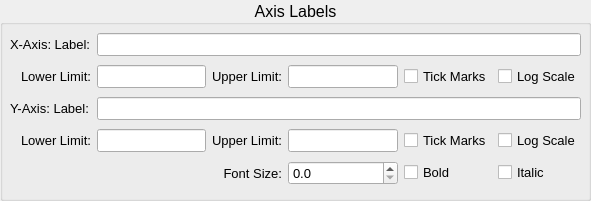
   <widget class="QGroupBox" name="groupBox_12">
    <property name="geometry">
     <rect>
      <x>10</x>
      <y>410</y>
      <width>591</width>
      <height>201</height>
     </rect>
    </property>
    <property name="font">
     <font>
      <family>Arial</family>
      <pointsize>12</pointsize>
      <weight>50</weight>
      <bold>false</bold>
     </font>
    </property>
    <property name="title">
     <string>Axis Labels</string>
    </property>
    <property name="alignment">
     <set>Qt::AlignCenter</set>
    </property>
    <widget class="QWidget" name="gridLayoutWidget_7">
     <property name="geometry">
      <rect>
       <x>10</x>
       <y>30</y>
       <width>571</width>
       <height>161</height>
      </rect>
     </property>
     <layout class="QGridLayout" name="gridLayout_8" columnstretch="2,0,0,0,0,0">
      <item row="4" column="4">
       <widget class="QCheckBox" name="chbAxFontBold">
        <property name="font">
         <font>
          <family>Arial</family>
          <pointsize>10</pointsize>
          <weight>50</weight>
          <bold>false</bold>
         </font>
        </property>
        <property name="text">
         <string>Bold</string>
        </property>
       </widget>
      </item>
      <item row="2" column="0">
       <widget class="QLabel" name="label_34">
        <property name="font">
         <font>
          <family>Arial</family>
          <pointsize>10</pointsize>
          <weight>50</weight>
          <bold>false</bold>
         </font>
        </property>
        <property name="text">
         <string>Y-Axis: Label:</string>
        </property>
       </widget>
      </item>
      <item row="1" column="0">
       <widget class="QLabel" name="label_32">
        <property name="font">
         <font>
          <family>Arial</family>
          <pointsize>10</pointsize>
          <weight>50</weight>
          <bold>false</bold>
         </font>
        </property>
        <property name="text">
         <string>Lower Limit:</string>
        </property>
        <property name="alignment">
         <set>Qt::AlignRight|Qt::AlignTrailing|Qt::AlignVCenter</set>
        </property>
       </widget>
      </item>
      <item row="3" column="4">
       <widget class="QCheckBox" name="chbYTick">
        <property name="font">
         <font>
          <family>Arial</family>
          <pointsize>10</pointsize>
          <weight>50</weight>
          <bold>false</bold>
         </font>
        </property>
        <property name="text">
         <string>Tick Marks</string>
        </property>
       </widget>
      </item>
      <item row="3" column="3">
       <widget class="QLineEdit" name="eYAxisHigh">
        <property name="sizePolicy">
         <sizepolicy hsizetype="Expanding" vsizetype="Minimum">
          <horstretch>0</horstretch>
          <verstretch>0</verstretch>
         </sizepolicy>
        </property>
        <property name="font">
         <font>
          <family>Arial</family>
          <pointsize>10</pointsize>
          <weight>50</weight>
          <bold>false</bold>
         </font>
        </property>
        <property name="maxLength">
         <number>20</number>
        </property>
       </widget>
      </item>
      <item row="4" column="3">
       <widget class="QDoubleSpinBox" name="sbAxFontSize">
        <property name="font">
         <font>
          <family>Arial</family>
          <pointsize>10</pointsize>
          <weight>50</weight>
          <bold>false</bold>
         </font>
        </property>
        <property name="locale">
         <locale language="English" country="UnitedStates"/>
        </property>
        <property name="decimals">
         <number>1</number>
        </property>
        <property name="singleStep">
         <double>0.100000000000000</double>
        </property>
       </widget>
      </item>
      <item row="1" column="1">
       <widget class="QLineEdit" name="eXAxisLow">
        <property name="sizePolicy">
         <sizepolicy hsizetype="Expanding" vsizetype="Minimum">
          <horstretch>0</horstretch>
          <verstretch>0</verstretch>
         </sizepolicy>
        </property>
        <property name="font">
         <font>
          <family>Arial</family>
          <pointsize>10</pointsize>
          <weight>50</weight>
          <bold>false</bold>
         </font>
        </property>
        <property name="maxLength">
         <number>20</number>
        </property>
       </widget>
      </item>
      <item row="1" column="4">
       <widget class="QCheckBox" name="chbXTick">
        <property name="font">
         <font>
          <family>Arial</family>
          <pointsize>10</pointsize>
          <weight>50</weight>
          <bold>false</bold>
         </font>
        </property>
        <property name="text">
         <string>Tick Marks</string>
        </property>
       </widget>
      </item>
      <item row="2" column="1" colspan="5">
       <widget class="QLineEdit" name="eYAxLab">
        <property name="font">
         <font>
          <family>Arial</family>
          <pointsize>10</pointsize>
          <weight>50</weight>
          <bold>false</bold>
         </font>
        </property>
       </widget>
      </item>
      <item row="4" column="5">
       <widget class="QCheckBox" name="chbAxFontItal">
        <property name="font">
         <font>
          <family>Arial</family>
          <pointsize>10</pointsize>
          <weight>50</weight>
          <bold>false</bold>
         </font>
        </property>
        <property name="text">
         <string>Italic</string>
        </property>
       </widget>
      </item>
      <item row="3" column="1">
       <widget class="QLineEdit" name="eYAxisLow">
        <property name="sizePolicy">
         <sizepolicy hsizetype="Expanding" vsizetype="Minimum">
          <horstretch>0</horstretch>
          <verstretch>0</verstretch>
         </sizepolicy>
        </property>
        <property name="font">
         <font>
          <family>Arial</family>
          <pointsize>10</pointsize>
          <weight>50</weight>
          <bold>false</bold>
         </font>
        </property>
        <property name="maxLength">
         <number>20</number>
        </property>
       </widget>
      </item>
      <item row="3" column="0">
       <widget class="QLabel" name="label_35">
        <property name="font">
         <font>
          <family>Arial</family>
          <pointsize>10</pointsize>
          <weight>50</weight>
          <bold>false</bold>
         </font>
        </property>
        <property name="text">
         <string>Lower Limit:</string>
        </property>
        <property name="alignment">
         <set>Qt::AlignRight|Qt::AlignTrailing|Qt::AlignVCenter</set>
        </property>
       </widget>
      </item>
      <item row="1" column="2">
       <widget class="QLabel" name="label_33">
        <property name="font">
         <font>
          <family>Arial</family>
          <pointsize>10</pointsize>
          <weight>50</weight>
          <bold>false</bold>
         </font>
        </property>
        <property name="text">
         <string>Upper Limit:</string>
        </property>
        <property name="alignment">
         <set>Qt::AlignRight|Qt::AlignTrailing|Qt::AlignVCenter</set>
        </property>
       </widget>
      </item>
      <item row="1" column="5">
       <widget class="QCheckBox" name="chbXScale">
        <property name="font">
         <font>
          <family>Arial</family>
          <pointsize>10</pointsize>
          <weight>50</weight>
          <bold>false</bold>
         </font>
        </property>
        <property name="text">
         <string>Log Scale</string>
        </property>
       </widget>
      </item>
      <item row="0" column="0">
       <widget class="QLabel" name="label_31">
        <property name="font">
         <font>
          <family>Arial</family>
          <pointsize>10</pointsize>
          <weight>50</weight>
          <bold>false</bold>
         </font>
        </property>
        <property name="text">
         <string>X-Axis: Label:</string>
        </property>
       </widget>
      </item>
      <item row="1" column="3">
       <widget class="QLineEdit" name="eXAxisHigh">
        <property name="sizePolicy">
         <sizepolicy hsizetype="Expanding" vsizetype="Minimum">
          <horstretch>0</horstretch>
          <verstretch>0</verstretch>
         </sizepolicy>
        </property>
        <property name="font">
         <font>
          <family>Arial</family>
          <pointsize>10</pointsize>
          <weight>50</weight>
          <bold>false</bold>
         </font>
        </property>
        <property name="maxLength">
         <number>20</number>
        </property>
       </widget>
      </item>
      <item row="3" column="2">
       <widget class="QLabel" name="label_36">
        <property name="font">
         <font>
          <family>Arial</family>
          <pointsize>10</pointsize>
          <weight>50</weight>
          <bold>false</bold>
         </font>
        </property>
        <property name="text">
         <string>Upper Limit:</string>
        </property>
        <property name="alignment">
         <set>Qt::AlignRight|Qt::AlignTrailing|Qt::AlignVCenter</set>
        </property>
       </widget>
      </item>
      <item row="0" column="1" colspan="5">
       <widget class="QLineEdit" name="eXAxLab">
        <property name="font">
         <font>
          <family>Arial</family>
          <pointsize>10</pointsize>
          <weight>50</weight>
          <bold>false</bold>
         </font>
        </property>
       </widget>
      </item>
      <item row="4" column="2">
       <widget class="QLabel" name="label_37">
        <property name="font">
         <font>
          <family>Arial</family>
          <pointsize>10</pointsize>
          <weight>50</weight>
          <bold>false</bold>
         </font>
        </property>
        <property name="text">
         <string>Font Size:</string>
        </property>
        <property name="alignment">
         <set>Qt::AlignRight|Qt::AlignTrailing|Qt::AlignVCenter</set>
        </property>
       </widget>
      </item>
      <item row="3" column="5">
       <widget class="QCheckBox" name="chbYScale">
        <property name="font">
         <font>
          <family>Arial</family>
          <pointsize>10</pointsize>
          <weight>50</weight>
          <bold>false</bold>
         </font>
        </property>
        <property name="text">
         <string>Log Scale</string>
        </property>
       </widget>
      </item>
     </layout>
    </widget>
   </widget>
